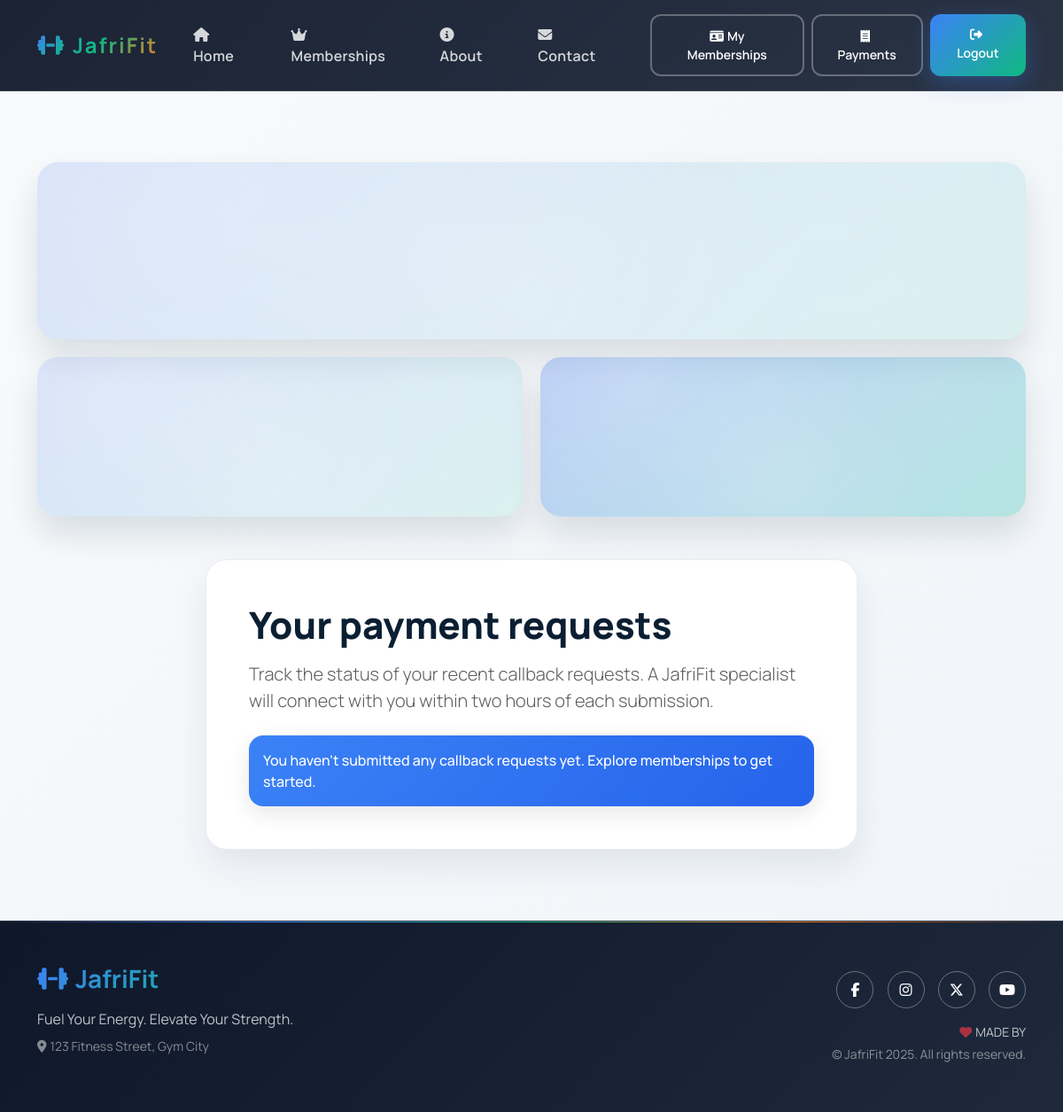
Page /payments/history/ (signed in) on the earlier database version.
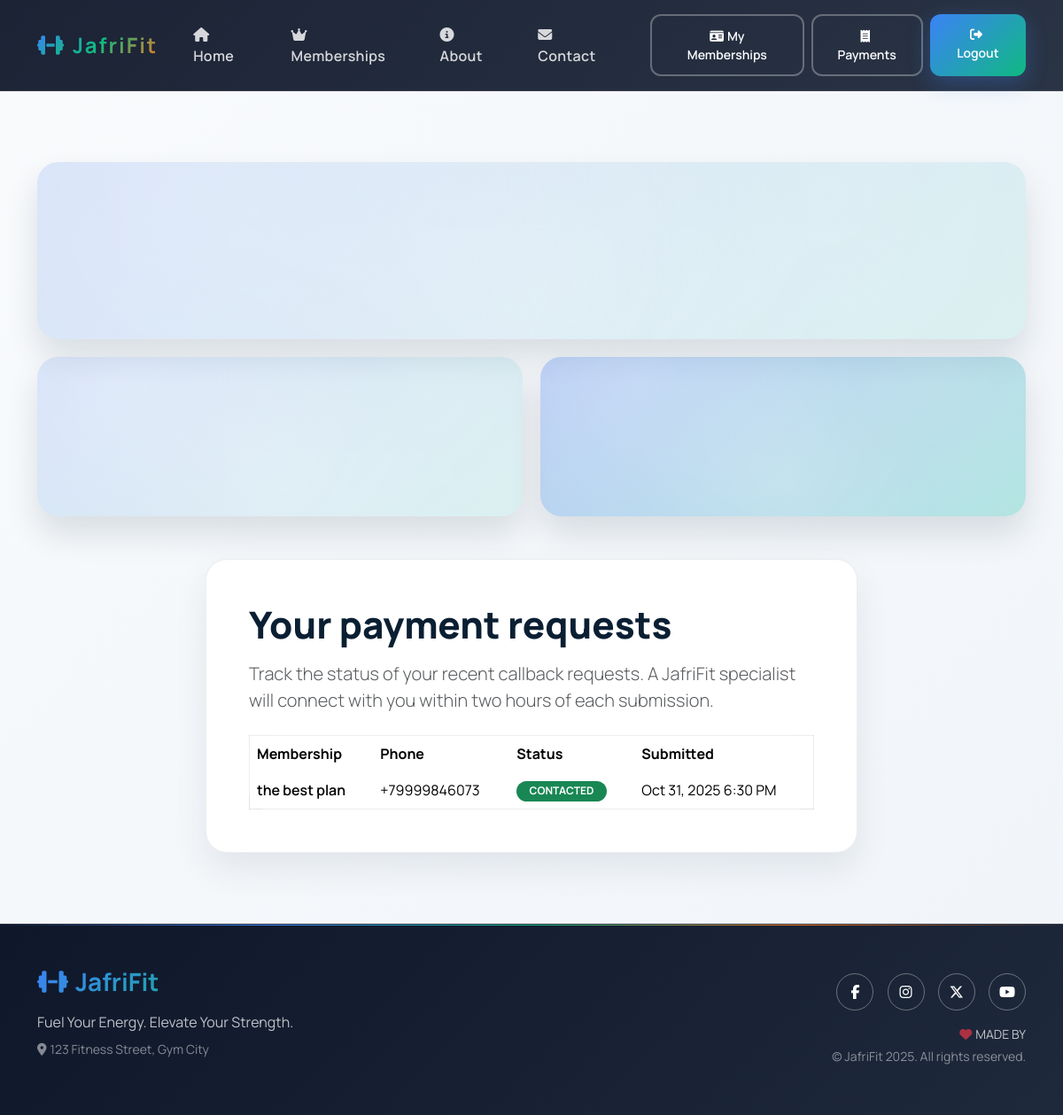
Same page on the later database version.
### payments/models.py (models this page shows, shortened)
class PaymentRequest(models.Model):
    STATUS_CHOICES = [
        ("pending", "Pending"),
        ("contacted", "Contacted"),
    ]
    user = models.ForeignKey(
        settings.AUTH_USER_MODEL,
        on_delete=models.SET_NULL,
        null=True,
        blank=True,
        related_name="payment_requests",
    )
    plan = models.ForeignKey(MembershipPlan, on_delete=models.PROTECT)
    phone_number = models.CharField(max_length=32)
    status = models.CharField(max_length=20, choices=STATUS_CHOICES, default="pending")
    notes = models.TextField(blank=True)
    created_at = models.DateTimeField(auto_now_add=True)
    updated_at = models.DateTimeField(auto_now=True)
    class Meta:
        ordering = ["-created_at"]

### memberships/models.py (models this page shows, shortened)
class MembershipPlan(models.Model):
    name = models.CharField(max_length=100)
    slug = models.SlugField(unique=True)
    description = models.TextField(blank=True)
    price = models.DecimalField(max_digits=8, decimal_places=2)
    duration_days = models.PositiveIntegerField(default=30)
    is_active = models.BooleanField(default=True)
    featured = models.BooleanField(default=False)
    class Meta:
        ordering = ["price"]

### payments/views.py (the view)
# urls.py: path("history/", views.request_history, name="history"),
@login_required
def request_history(request):
    requests = PaymentRequest.objects.filter(user=request.user).order_by("-created_at")
    return render(request, "payments/request_history.html", {"requests": requests})

### core/context_processors.py (called while the page is built)
def site_settings(_request):
    return {
        "SITE_NAME": settings.SITE_NAME,
        "SITE_TAGLINE": settings.SITE_TAGLINE,
        "STRIPE_PUBLISHABLE_KEY": settings.STRIPE_PUBLISHABLE_KEY,
    }

### templates/payments/request_history.html (shortened to what this page needs)
{% extends "base.html" %}
{% block content %}
<section class="content-section">
  <div class="container">
    <div class="photo-grid mb-5">
      <div class="photo-frame photo-frame--wide" aria-hidden="true"></div>
      <div class="photo-frame" aria-hidden="true"></div>
      <div class="photo-frame photo-frame--accent" aria-hidden="true"></div>
    </div>
    <div class="row justify-content-center">
      <div class="col-xl-8">
        <div class="membership-card p-4 p-lg-5">
          <h1 class="section-heading mb-3">Your payment requests</h1>
          <p class="lead text-muted">Track the status of your recent callback requests. A JafriFit specialist will connect with you within two hours of each submission.</p>
          {% if requests %}
            <div class="table-responsive mt-4">
              <table class="table table-borderless align-middle table-dark-soft mb-0">
                <thead>
                  <tr>
                    <th scope="col">Membership</th>
                    <th scope="col">Phone</th>
                    <th scope="col">Status</th>
                    <th scope="col">Submitted</th>
                  </tr>
                </thead>
                <tbody>
                  {% for request in requests %}
                    <tr>
                      <td class="fw-semibold">{{ request.plan.name }}</td>
                      <td>{{ request.phone_number }}</td>
                      <td>
                        {% if request.status == "pending" %}
                          <span class="badge badge-soft text-uppercase">Pending</span>
                        {% else %}
                          <span class="badge bg-success text-white text-uppercase">Contacted</span>
                        {% endif %}
                      </td>
                      <td>{{ request.created_at|date:"M d, Y g:i A" }}</td>
                    </tr>
                  {% endfor %}
                </tbody>
              </table>
            </div>
          {% else %}
            <div class="alert alert-info mt-4 mb-0">You haven't submitted any callback requests yet. Explore memberships to get started.</div>
          {% endif %}
        </div>
      </div>
    </div>
  </div>
</section>
{% endblock content %}

### templates/base.html (shortened to what this page needs)
{% load static %}
<!DOCTYPE html>
<html lang="en">
  <head>
    <link
      rel="stylesheet"
      href="https://cdn.jsdelivr.net/npm/bootstrap@5.3.2/dist/css/bootstrap.min.css"
    />
    <link rel="stylesheet" href="https://cdnjs.cloudflare.com/ajax/libs/font-awesome/6.5.1/css/all.min.css" />
    <link rel="stylesheet" href="{% static 'css/gymfit.css' %}" />
  </head>
  <body>
    <header class="gymfit-header">
      <nav class="navbar navbar-expand-lg navbar-dark py-3 nav-glass">
        <div class="container">
          <a class="navbar-brand fw-bold d-flex align-items-center" href="{% url 'core:home' %}">
            <i class="fas fa-dumbbell me-2" style="background: linear-gradient(135deg, #3b82f6, #10b981); -webkit-background-clip: text; -webkit-text-fill-color: transparent;"></i>
            {{ SITE_NAME }}
          </a>
          <div class="collapse navbar-collapse" id="navbarNav">
            <ul class="navbar-nav ms-auto mb-2 mb-lg-0">
              <li class="nav-item">
                <a class="nav-link {% if request.resolver_match.url_name == 'home' %}active{% endif %}" href="{% url 'core:home' %}">
                  <i class="fas fa-home me-1"></i>Home
                </a>
              </li>
              <li class="nav-item">
                <a class="nav-link {% if 'memberships' in request.resolver_match.app_name %}active{% endif %}" href="{% url 'memberships:plan_list' %}">
                  <i class="fas fa-crown me-1"></i>Memberships
                </a>
              </li>
              <li class="nav-item">
                <a class="nav-link {% if request.resolver_match.url_name == 'about' %}active{% endif %}" href="{% url 'core:about' %}">
                  <i class="fas fa-info-circle me-1"></i>About
                </a>
              </li>
              <li class="nav-item">
                <a class="nav-link {% if request.resolver_match.url_name == 'contact' %}active{% endif %}" href="{% url 'core:contact' %}">
                  <i class="fas fa-envelope me-1"></i>Contact
                </a>
              </li>
            </ul>
            <div class="d-flex ms-lg-4 gap-2">
              {% if user.is_authenticated %}
                <a class="btn btn-outline-light btn-sm" href="{% url 'memberships:my_memberships' %}">
                  <i class="fas fa-id-card me-1"></i>My Memberships
                </a>
                <a class="btn btn-outline-light btn-sm" href="{% url 'payments:history' %}">
                  <i class="fas fa-receipt me-1"></i>Payments
                </a>
                <a class="btn btn-gradient btn-sm" href="{% url 'accounts:logout' %}">
                  <i class="fas fa-sign-out-alt me-1"></i>Logout
                </a>
              {% endif %}
            </div>
          </div>
        </div>
      </nav>
    </header>
    <main>
      {% block content %}{% endblock content %}
    </main>
    <footer class="gymfit-footer text-light py-5">
      <div class="container">
        <div class="row g-4 align-items-center">
          <div class="col-md-6">
            <h3 class="fw-bold mb-3">
              <i class="fas fa-dumbbell me-2"></i>{{ SITE_NAME }}
            </h3>
            <p class="mb-0 text-light opacity-75">{{ SITE_TAGLINE }}</p>
            <p class="small mt-2 text-light opacity-50">
              <i class="fas fa-map-marker-alt me-1"></i>123 Fitness Street, Gym City
            </p>
          </div>
          <div class="col-md-6 text-md-end">
            <div class="social-links mb-3">
              <a href="#" aria-label="Facebook" title="Follow us on Facebook">
                <i class="fab fa-facebook-f"></i>
              </a>
              <a href="#" aria-label="Instagram" title="Follow us on Instagram">
                <i class="fab fa-instagram"></i>
              </a>
              <a href="#" aria-label="Twitter" title="Follow us on Twitter">
                <i class="fab fa-x-twitter"></i>
              </a>
              <a href="#" aria-label="YouTube" title="Subscribe on YouTube">
                <i class="fab fa-youtube"></i>
              </a>
            </div>
            <p class="small mb-0 text-light opacity-75">
              <i class="fas fa-heart text-danger me-1"></i>MADE BY
            </p>
            <p class="small mt-1 mb-0 text-light opacity-50">
              &copy; {{ SITE_NAME }} {% now "Y" %}. All rights reserved.
            </p>
          </div>
        </div>
      </div>
    </footer>
  </body>
</html>

### static/css/gymfit.css (style rules this page uses)
body { font-family: "Manrope", "Poppins", "Helvetica Neue", Arial, sans-serif; color: var(--color-text-primary); background-color: var(--color-background); }
main { background-color: var(--color-background); }
:root { --color-background: #f4f6fb; --color-surface: #ffffff; --color-surface-muted: #edf2fe; --color-surface-highlight: #f9fbff; --color-text-primary: #0b1f33; --color-text-muted: #5f6c8f; --color-border: rgba(11, 31, 51, 0.08); --color-primary: #2563eb; --color-primary-dark: #1d4ed8; --color-accent: #14b8a6; --color-warm: #f97316; --gradient-brand: linear-gradient(120deg, #2563eb 0%, #14b8a6 55%, #f97316 100%); --gradient-surface: linear-gradient(140deg, rgba(37, 99, 235, 0.08), rgba(20, 184, 166, 0.08) 55%, rgba(249, 115, 22, 0.08)); }
.nav-glass { background: linear-gradient(120deg, rgba(11, 31, 51, 0.88), rgba(11, 31, 51, 0.72)); backdrop-filter: blur(16px); border-bottom: 1px solid rgba(255, 255, 255, 0.18); }
.navbar-brand { letter-spacing: 0.08em; font-size: 1.15rem; }
.navbar .nav-link { color: rgba(255, 255, 255, 0.82); font-weight: 600; letter-spacing: 0.02em; }
.btn-gradient { background: var(--gradient-brand); color: #ffffff; border: none; box-shadow: 0 14px 32px rgba(37, 99, 235, 0.25); }
.btn-outline-light { border-color: rgba(255, 255, 255, 0.68); color: #ffffff; }
.content-section { padding: 5rem 0; }
.section-heading { font-size: clamp(2rem, 3.5vw, 3rem); font-weight: 800; color: var(--color-text-primary); }
.lead { color: var(--color-text-muted); }
.membership-card { background: var(--color-surface); border-radius: 24px; border: 1px solid var(--color-border); box-shadow: 0 18px 38px rgba(11, 31, 51, 0.08); transition: transform 0.3s ease, box-shadow 0.3s ease; }
.membership-card .badge { background: rgba(37, 99, 235, 0.12); color: var(--color-primary); border-radius: 999px; padding: 0.35rem 0.9rem; }
.photo-grid { display: grid; grid-template-columns: repeat(2, minmax(0, 1fr)); gap: 1.25rem; }
.photo-frame { position: relative; border-radius: 24px; background: linear-gradient(140deg, rgba(37, 99, 235, 0.16), rgba(20, 184, 166, 0.12)); min-height: 180px; overflow: hidden; box-shadow: 0 20px 36px rgba(11, 31, 51, 0.12); }
.photo-frame::after { content: ""; position: absolute; inset: 0; background: radial-gradient(circle at 20% 20%, rgba(255, 255, 255, 0.28), transparent 55%), radial-gradient(circle at 80% 20%, rgba(255, 255, 255, 0.18), transparent 60%), radial-gradient(circle at 50% 80%, rgba(255, 255, 255, 0.2), transparent 55%); opacity: 0.85; }
.photo-frame--accent { background: linear-gradient(140deg, rgba(37, 99, 235, 0.3), rgba(20, 184, 166, 0.3)); }
.photo-frame--wide { grid-column: span 2; min-height: 200px; }
.gymfit-footer { background: #09172c; border-top: 1px solid rgba(255, 255, 255, 0.08); }
.gymfit-footer .social-links a { display: inline-flex; justify-content: center; align-items: center; width: 42px; height: 42px; border-radius: 50%; border: 1px solid rgba(255, 255, 255, 0.35); color: #ffffff; margin-left: 0.75rem; transition: background 0.3s ease, transform 0.3s ease, border 0.3s ease; }
.table-dark-soft { background: #ffffff; color: var(--color-text-primary); border-radius: 20px; border: 1px solid var(--color-border); box-shadow: 0 16px 30px rgba(11, 31, 51, 0.08); }

Differences in the rows shown:
added PaymentRequest: plan.name "the best plan", phone_number "+79999846073", status "CONTACTED", created_at "Oct 31, 2025 6:30 PM"
Other differences:
text no longer shown: "You haven't submitted any callback requests yet. Explore memberships to get started."
text now shown: "Membership Phone Status Submitted"
